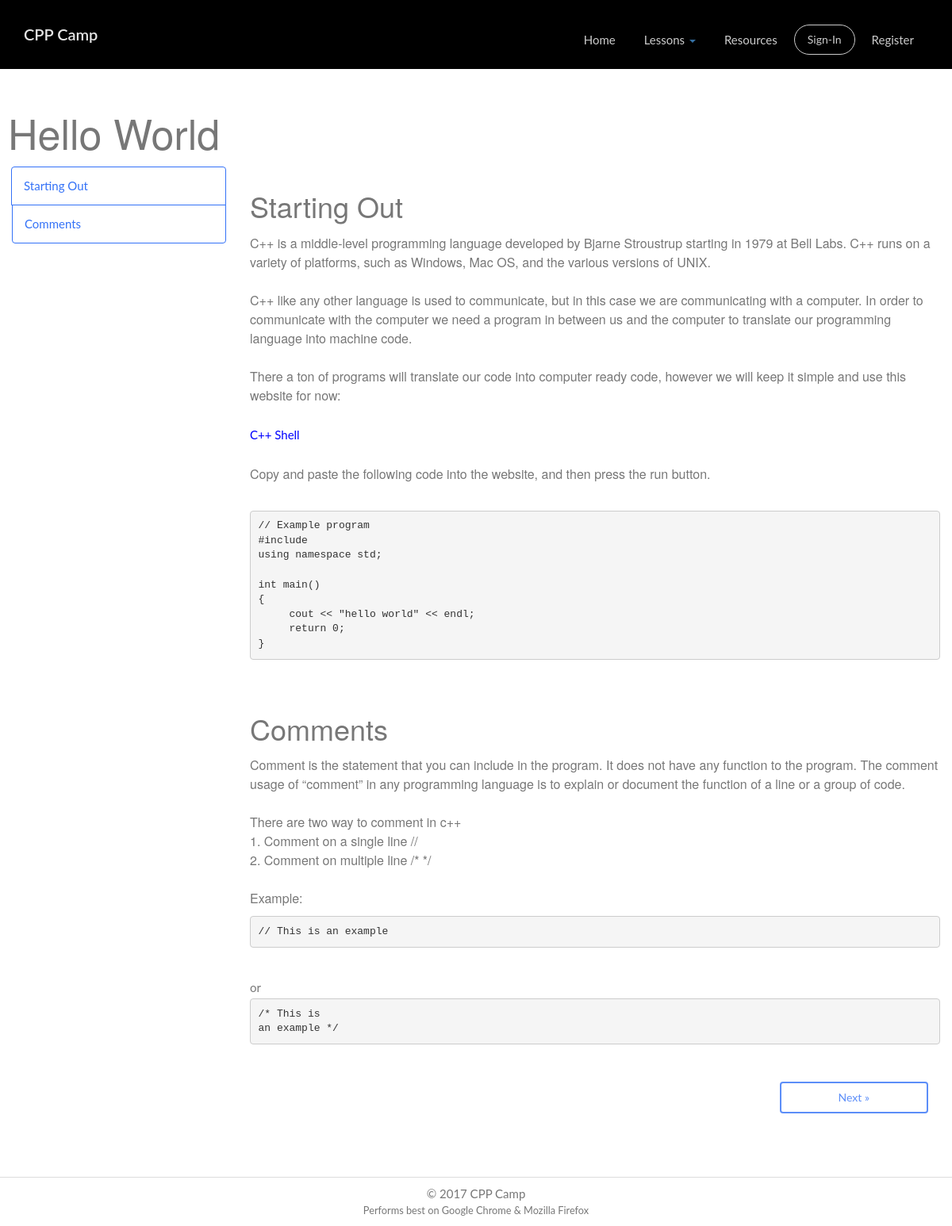
Page /lessons/1/ on the earlier database version.
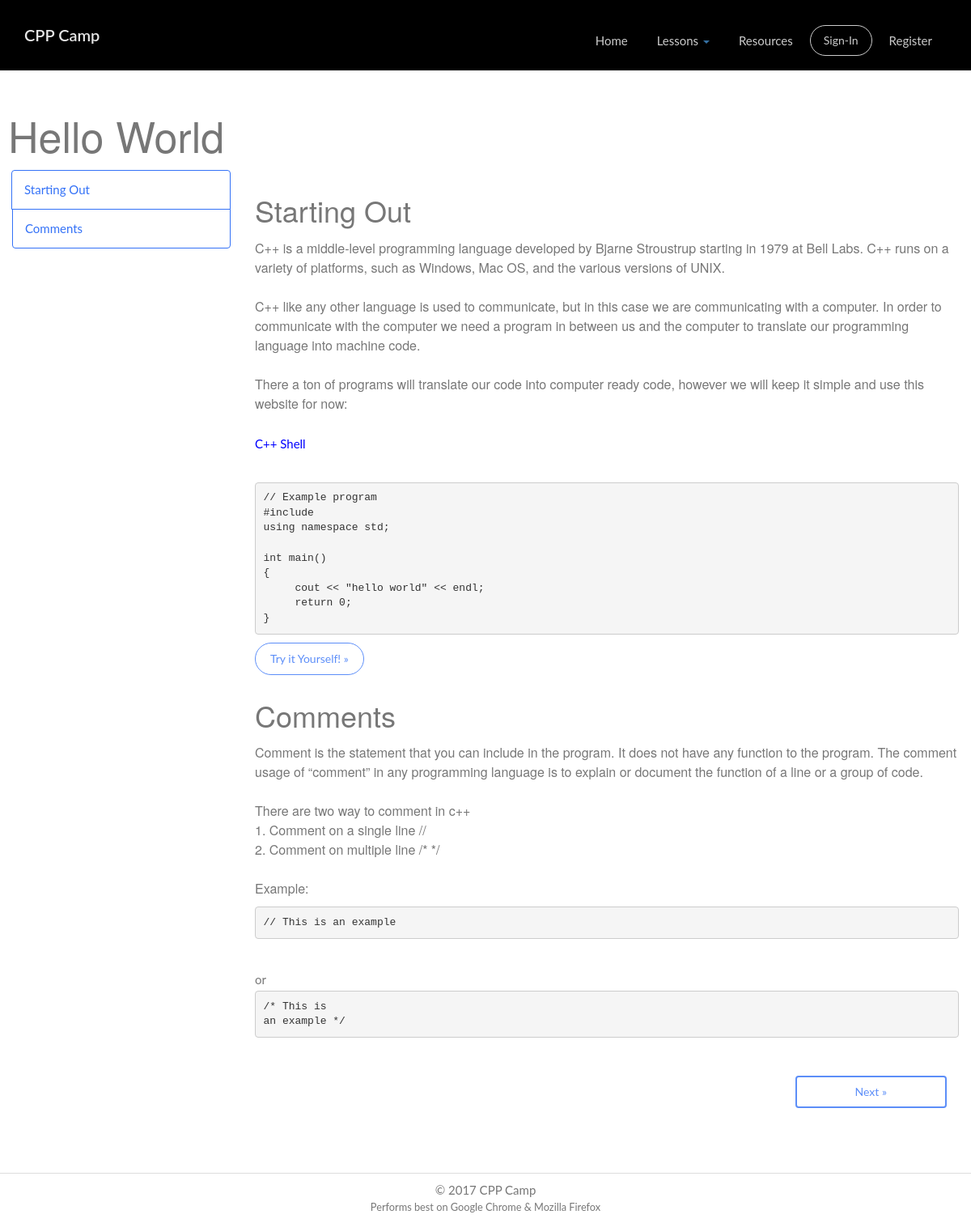
Same page on the later database version.
### lessons/models.py (models this page shows, shortened)
class Entry(models.Model):
    lesson = models.ForeignKey(Lesson, on_delete=models.CASCADE)
    lesson_header = models.CharField(max_length=100)
    lesson_text = models.TextField()
    mod_date = models.DateField()

### lessons/views.py (the view)
# urls.py: url(r'^(?P<pk>[0-9]+)/$', views.DetailView.as_view(), name='detail'),
class DetailView(generic.DetailView):
    model = Lesson
    template_name = 'lessons/detail.html'
    def get_queryset(self):
        return Lesson.objects.order_by('lesson_id')

### lessons/templates/lessons/detail.html (shortened to what this page needs)
{% extends "base.html" %}
{% block content %}
<BR><BR><BR><BR>
<div class="container-fluid" style="padding-left:10px">
<h1>{{ lesson.name }}</h1>
</div>
<div class="container" style="width:100%">
  <div class="row">
    <nav class="col-sm-3">
      <ul class="nav nav-pills-blue nav-stacked" data-spy="affix" data-offset-top="205">
        {% for entry in lesson.entry_set.all %}
        <li><a href=#{{entry.lesson_header}}>{{entry.lesson_header}}</a></li>
        {% endfor %}
      </ul>
    </nav>
    <div class="col-sm-9" style="background-color:white">
      {% for entry in lesson.entry_set.all %}
      <h2>{{ entry.lesson_header }}</h2>
          <p>{% autoescape off %}{{ entry.lesson_text }}{% endautoescape %}<br /></p>
      {% endfor %}
      <div class="col-sm-3 col-sm-push-9"><a href="/../lessons/exercise/{{lesson.lesson_id}}"><button class="btn btn-block btn-primary">Next »</button></a></div>
  </div>
</div>
</div>
{% endblock %}

Differences in the rows shown:
changed Entry "Starting Out": lesson_text "…for now: C++ Shell Copy and paste the following code into the website, and then press the run button. // Example program #include using namespace std; int main() { cout << \"hello world\" << endl; return 0; }" → "…for now: C++ Shell // Example program #include using namespace std; int main() { cout << \"hello world\" << endl; return 0; } Try it Yourself! »"
